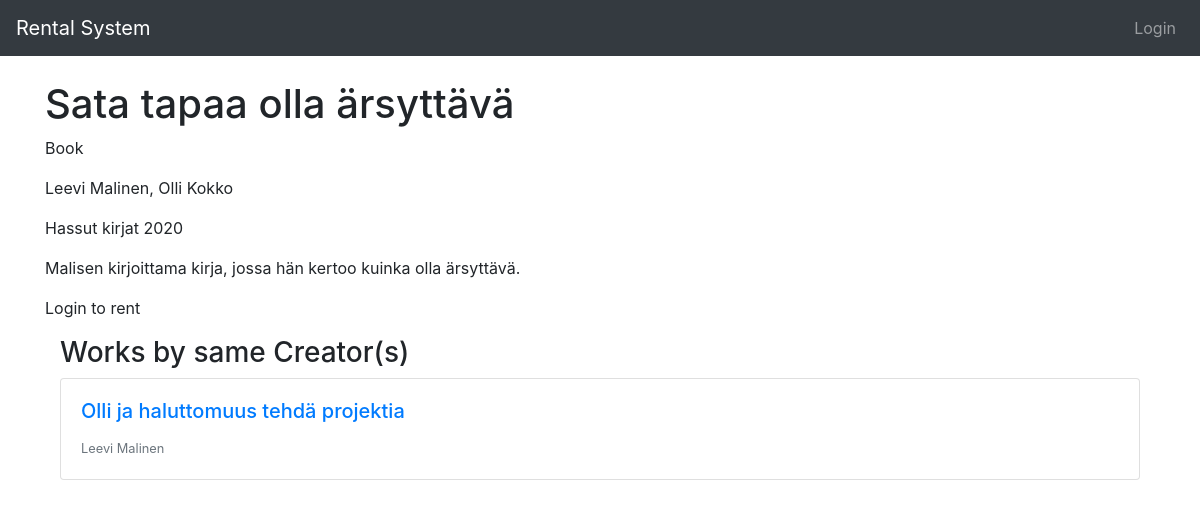
Page /work/1/ on the earlier database version.
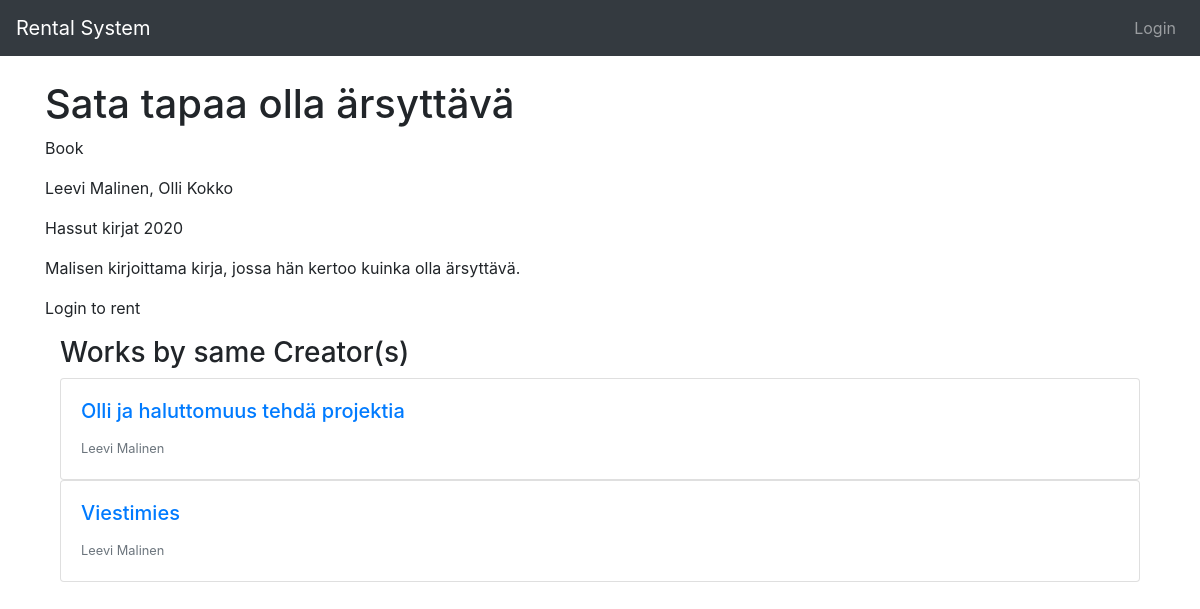
Same page on the later database version.
### rental_system/models.py (models this page shows)
class Work(models.Model):
    creators = models.ManyToManyField(Creator)
    type = models.ForeignKey(Type, on_delete=models.CASCADE)
    genres = models.ManyToManyField(Genre)
    publishers = models.ManyToManyField(Publisher)
    title = models.CharField(max_length=200)
    desc = models.CharField(max_length=200)
    pub_date = models.IntegerField()
    def __str__(self):
        return self.title

class Creator(models.Model):
    first_name = models.CharField(max_length=200)
    last_name = models.CharField(max_length=200)
    def __str__(self):
        return self.first_name + " " + self.last_name

### rental_system/views.py (the view)
# urls.py: path('work/<int:work_id>/', views.work, name='work'),
def work(request, work_id):
    work = get_object_or_404(Work, pk=work_id)
    creators = work.creators.all()
    other_works = list(Work.objects.filter(~Q(id = work_id),creators__in=creators))[:5]
    rented = RentedWork.objects.filter(rented_work_id = work_id)
    return render(request, 'rental_system/work.html', {'work': work, 'rented': rented, 'other_works': other_works})

### rental_system/models.py (called while the page is built)
    def __str__(self):
        return self.type

    def __str__(self):
        return self.publisher

### rental_system/templates/rental_system/work.html
{% extends 'base.html' %}
{% block content %}
<div class="container">
    <h1>{{ work.title }}</h1>
    <p>{{ work.type }}</p>
    <p>{{ work.creators.all|join:", " }}</p>
    <p>{{ work.publishers.all|join:", "}} {{ work.pub_date }}</p>
    <p>{{ work.desc }}</p>
    {% if user.is_authenticated %}
    {% if not rented.returned %}
    <a href="{% url 'rent_work' work.id %}">Rent</a>
    {% else %}
    <p>Rented</p>
    {% endif %}
    {% else %}
    <p>Login to rent</p>
    {% endif %}
    {% if other_works %}
    <div class="container-fluid">
        <h3>Works by same Creator(s)</h3>
        {% for other in other_works %}
        <div class="card">
            <div class="card-body">
                <a href="work/1">
                    <h5 class="card-title"><a href="{% url 'work' other.id %}">{{ other }}</a></h5>
                </a>
                <p class="card-text"><small class="text-muted">{{ other.creators.all|join:", " }}</small></p>
            </div>
        </div>
        {% endfor %}
    </div>
    {% endif %}
</div>
{% endblock %}

Differences in the rows shown:
added Work: title "Viestimies", creators.all "Leevi Malinen"
